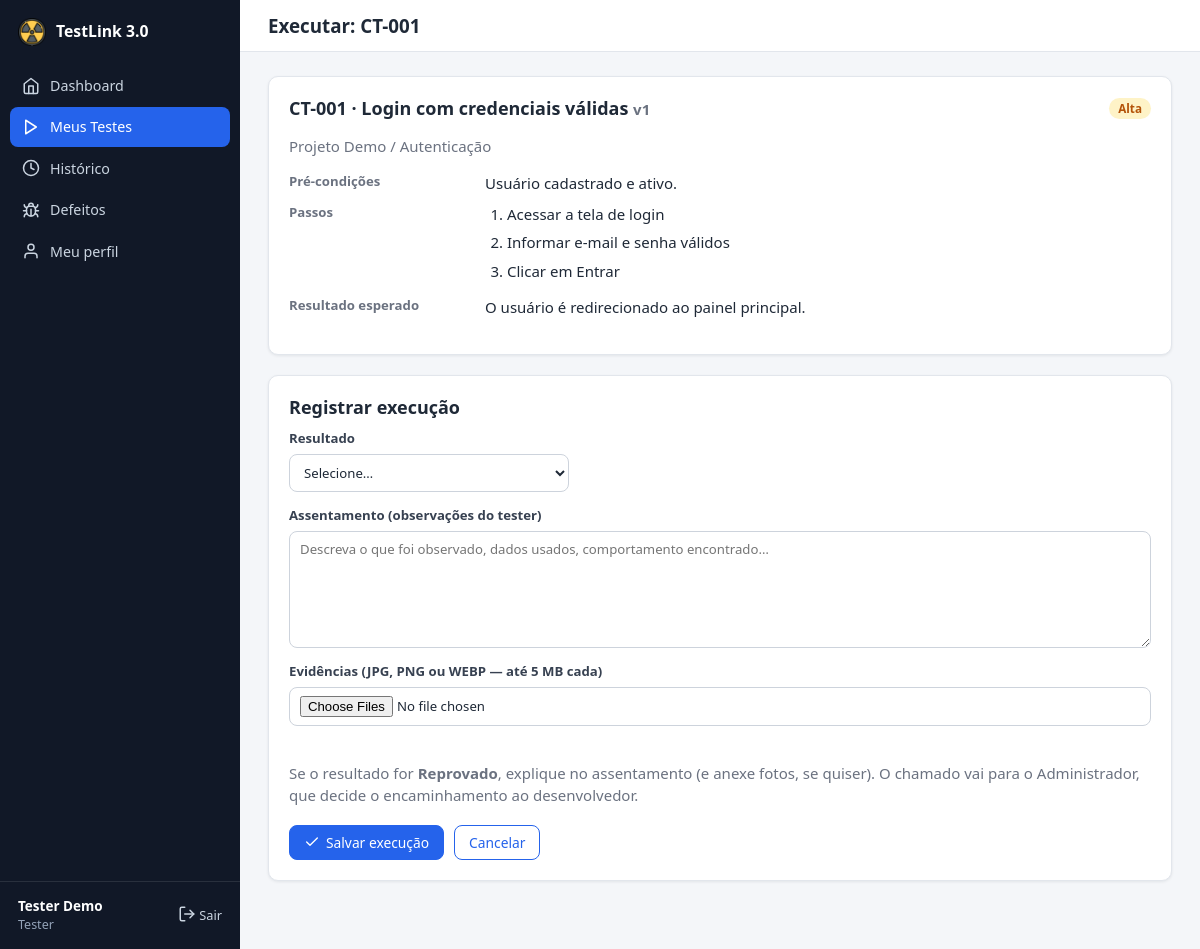
Screenshot of /execute.php?case_id=1 (signed in) with the database file from the repository.
### tables this page shows
CREATE TABLE users (
    id            INT UNSIGNED AUTO_INCREMENT PRIMARY KEY,
    name          VARCHAR(120) NOT NULL,
    email         VARCHAR(160) NOT NULL UNIQUE,
    password_hash VARCHAR(255) NOT NULL,
    role          ENUM('admin','tester','developer','viewer') NOT NULL DEFAULT 'tester',
    active        TINYINT(1) NOT NULL DEFAULT 1,
     
    status        ENUM('approved','pending','rejected') NOT NULL DEFAULT 'approved',
    created_at    DATETIME NOT NULL DEFAULT CURRENT_TIMESTAMP
);

CREATE TABLE test_cases (
    id              INT UNSIGNED AUTO_INCREMENT PRIMARY KEY,
    project_id      INT UNSIGNED NOT NULL,
    suite_id        INT UNSIGNED NOT NULL,
    code            VARCHAR(40) NOT NULL,
    title           VARCHAR(200) NOT NULL,
    preconditions   TEXT NULL,
    steps           TEXT NOT NULL,
    expected_result TEXT NOT NULL,
    priority        ENUM('low','medium','high','critical') NOT NULL DEFAULT 'medium',
    status          ENUM('active','inactive') NOT NULL DEFAULT 'active',
    version         INT UNSIGNED NOT NULL DEFAULT 1,
    created_by      INT UNSIGNED NULL,
    created_at      DATETIME NOT NULL DEFAULT CURRENT_TIMESTAMP,
    updated_at      DATETIME NOT NULL DEFAULT CURRENT_TIMESTAMP ON UPDATE CURRENT_TIMESTAMP,
    UNIQUE KEY uq_case_code (project_id, code),
    FOREIGN KEY (project_id) REFERENCES projects(id) ON DELETE CASCADE,
    FOREIGN KEY (suite_id)   REFERENCES suites(id)   ON DELETE CASCADE,
    FOREIGN KEY (created_by) REFERENCES users(id)    ON DELETE SET NULL
);

CREATE TABLE projects (
    id          INT UNSIGNED AUTO_INCREMENT PRIMARY KEY,
    name        VARCHAR(150) NOT NULL,
    description TEXT NULL,
    status      ENUM('active','archived') NOT NULL DEFAULT 'active',
    created_by  INT UNSIGNED NULL,
    created_at  DATETIME NOT NULL DEFAULT CURRENT_TIMESTAMP,
    FOREIGN KEY (created_by) REFERENCES users(id) ON DELETE SET NULL
);

CREATE TABLE suites (
    id          INT UNSIGNED AUTO_INCREMENT PRIMARY KEY,
    project_id  INT UNSIGNED NOT NULL,
    name        VARCHAR(150) NOT NULL,
    description TEXT NULL,
    created_at  DATETIME NOT NULL DEFAULT CURRENT_TIMESTAMP,
    FOREIGN KEY (project_id) REFERENCES projects(id) ON DELETE CASCADE
);

### includes/db.php (called while the page is built)
<?php
function db(): PDO
{
    static $pdo = null;
    if ($pdo === null) {
        $dsn = 'mysql:host=' . DB_HOST . ';dbname=' . DB_NAME . ';charset=' . DB_CHARSET;
        try {
            $pdo = new PDO($dsn, DB_USER, DB_PASS, [
                PDO::ATTR_ERRMODE            => PDO::ERRMODE_EXCEPTION,
                PDO::ATTR_DEFAULT_FETCH_MODE => PDO::FETCH_ASSOC,
                PDO::ATTR_EMULATE_PREPARES   => false,
            ]);
        } catch (PDOException $e) {
            http_response_code(500);
            exit('<h1>Erro de conexão</h1><p>Não foi possível conectar ao banco de dados. '
                . 'Verifique <code>config/config.php</code> e se o <code>database.sql</code> foi importado.</p>');
        }
    }
    return $pdo;
}
function q(string $sql, array $params = []): PDOStatement
{
    $st = db()->prepare($sql);
    $st->execute($params);
    return $st;
}

### includes/auth.php (called while the page is built, shortened)
<?php
function current_user(): ?array
{
    static $user = false;
    if ($user !== false) {
        return $user;
    }
    $row = q('SELECT id, name, email, role, active FROM users WHERE id = ?', [$_SESSION['uid']])->fetch();
    return $user = $row;
}
function require_login(): array
{
    $u = current_user();
    return $u;
}
function require_role(string ...$roles): array
{
    $u = require_login();
    return $u;
}

### includes/upload.php (called while the page is built, shortened)
<?php
function max_upload_bytes(): int
{
    return max(1, (int)get_setting('max_upload_mb', '5')) * 1024 * 1024;
}

### execute.php (the view, shortened to what this page needs)
<?php
require __DIR__ . '/includes/bootstrap.php';
$user = require_role('tester');
$caseId = get_int('case_id');
$case = q('SELECT tc.*, p.name project, s.name suite FROM test_cases tc
           JOIN projects p ON p.id = tc.project_id JOIN suites s ON s.id = tc.suite_id WHERE tc.id = ?', [$caseId])->fetch();
$retest = null;
$pageTitle = ($retest ? 'Reteste: ' : 'Executar: ') . $case['code'];
$active = 'my_tests.php';
include __DIR__ . '/includes/header.php';
?>
<div class="card">
    <div class="card-head">
        <h2><?= e($case['code']) ?> · <?= e($case['title']) ?> <small class="muted">v<?= (int)$case['version'] ?></small></h2>
        <?= level_badge($case['priority']) ?>
    </div>
    <p class="muted"><?= e($case['project']) ?> / <?= e($case['suite']) ?></p>
    <dl class="detail-grid">
        <dt>Pré-condições</dt><dd class="pre"><?= e($case['preconditions'] ?: '—') ?></dd>
        <dt>Passos</dt>
        <dd><ol class="steps">
            <?php foreach (preg_split('/\R/', trim($case['steps'])) as $step): if (trim($step) === '') continue; ?>
                <li><?= e($step) ?></li>
            <?php endforeach; ?>
        </ol></dd>
        <dt>Resultado esperado</dt><dd class="pre"><?= e($case['expected_result']) ?></dd>
    </dl>
</div>
<form method="post" enctype="multipart/form-data" class="card">
    <h2>Registrar execução</h2>
    <div class="grid">
        <label class="field" style="max-width:280px">Resultado
            <select name="result" required data-result-select>
                <option value="">Selecione…</option>
            </select>
        </label>
        <label class="field">Assentamento (observações do tester)
            <textarea name="notes" rows="5" placeholder="Descreva o que foi observado, dados usados, comportamento encontrado…"><?= e($_POST['notes'] ?? '') ?></textarea>
        </label>
        <label class="field">Evidências (JPG, PNG ou WEBP — até <?= (int)(max_upload_bytes() / 1048576) ?> MB cada)
            <input type="file" name="evidences[]" accept="image/jpeg,image/png,image/webp" multiple data-preview-input>
        </label>
    </div>
    <p class="muted" style="margin-top:14px">Se o resultado for <strong>Reprovado</strong>, explique no assentamento (e anexe fotos, se quiser).
        O chamado vai para o Administrador, que decide o encaminhamento ao desenvolvedor.</p>
    <div class="form-actions">
        <button class="btn" type="submit"><?= icon('check', 16) ?> Salvar execução</button>
        <a class="btn btn-ghost" href="my_tests.php">Cancelar</a>
    </div>
</form>
<?php include __DIR__ . '/includes/footer.php'; ?>

### includes/header.php (shortened to what this page needs)
<?php
$user = current_user();
$pageTitle = $pageTitle ?? '';
$active = $active ?? '';
$clean = !empty($_GET['clean']);
$sys = get_setting('system_name', APP_NAME);
?>
<!DOCTYPE html>
<html lang="pt-BR">
<head>
    <link rel="stylesheet" href="assets/css/style.css?v=<?= (int)@filemtime(__DIR__ . '/../assets/css/style.css') ?>">
</head>
<body class="<?= trim(($clean ? 'clean ' : '') . ($bodyClass ?? '')) ?>">
<?php if ($user): ?>
<div class="layout">
    <aside class="sidebar" id="sidebar">
        <a class="brand" href="dashboard.php">
            <img src="assets/img/favicon.png" alt="" width="28" height="28">
            <span><?= e($sys) ?></span>
        </a>
        <nav>
            <?php foreach (nav_items($user['role']) as [$file, $label, $ico]): ?>
                <a href="<?= e($file) ?>" class="<?= $active === $file ? 'active' : '' ?>">
                    <?= icon($ico) ?> <span><?= e($label) ?></span>
                </a>
            <?php endforeach; ?>
        </nav>
        <div class="sidebar-foot">
            <div class="who">
                <strong><?= e($user['name']) ?></strong>
                <small><?= e(ROLES[$user['role']]) ?></small>
            </div>
            <a href="logout.php" class="logout" title="Sair"><?= icon('logout') ?> Sair</a>
        </div>
    </aside>
    <div class="main">
        <header class="topbar no-print">
            <h1><?= e($pageTitle) ?></h1>
        </header>
        <main class="content">
<?php else: ?>
<main class="auth-wrap">
<?php endif; ?>

### assets/css/style.css (style rules this page uses)
:root { --primary: #2563eb; --primary-dark: #1d4ed8; --primary-soft: #eff4ff; --bg: #f4f6f9; --surface: #ffffff; --border: #e2e6ec; --text: #1f2937; --muted: #6b7280; --sidebar-bg: #111827; --sidebar-text: #cbd5e1; --green: #16a34a; --green-bg: #dcfce7; --red: #dc2626; --red-bg: #fee2e2; --amber: #b45309; --amber-bg: #fef3c7; --blue: #1d4ed8; --blue-bg: #dbeafe; --teal: #0f766e; --teal-bg: #ccfbf1; --gray: #4b5563; --gray-bg: #e5e7eb; --radius: 10px; --shadow: 0 1px 3px rgba(16, 24, 40, .08); --sidebar-w: 240px; }
* { box-sizing: border-box; }
html { font-size: 15px; }
body { margin: 0; background: var(--bg); color: var(--text); font-family: system-ui, -apple-system, "Segoe UI", Roboto, Arial, sans-serif; line-height: 1.5; }
a { color: var(--primary); text-decoration: none; }
h1, h2, h3 { line-height: 1.25; margin: 0 0 .6em; }
h2 { font-size: 1.2rem; }
.muted { color: var(--muted); }
.layout { display: flex; min-height: 100vh; }
.sidebar { width: var(--sidebar-w); background: var(--sidebar-bg); color: var(--sidebar-text); display: flex; flex-direction: column; position: fixed; inset: 0 auto 0 0; z-index: 30; }
.brand { display: flex; align-items: center; gap: 10px; padding: 18px 18px 14px; color: #fff; font-weight: 700; font-size: 1.05rem; }
.sidebar nav { flex: 1; overflow-y: auto; padding: 6px 10px; }
.sidebar nav a { display: flex; align-items: center; gap: 10px; padding: 9px 12px; margin-bottom: 2px; color: var(--sidebar-text); border-radius: 8px; font-size: .95rem; }
.sidebar nav a.active { background: var(--primary); color: #fff; }
.sidebar-foot { padding: 14px 18px; border-top: 1px solid rgba(255,255,255,.1); display: flex; justify-content: space-between; align-items: center; gap: 8px; }
.sidebar-foot .who { display: flex; flex-direction: column; min-width: 0; }
.sidebar-foot strong { color: #fff; font-size: .9rem; white-space: nowrap; overflow: hidden; text-overflow: ellipsis; }
.sidebar-foot small { color: #94a3b8; }
.logout { color: var(--sidebar-text); font-size: .85rem; white-space: nowrap; }
.main { flex: 1; margin-left: var(--sidebar-w); min-width: 0; }
.topbar { display: flex; align-items: center; gap: 12px; padding: 14px 28px; background: var(--surface); border-bottom: 1px solid var(--border); position: sticky; top: 0; z-index: 10; }
.topbar h1 { margin: 0; font-size: 1.25rem; }
.content { padding: 24px 28px 48px; max-width: 1280px; }
.card { background: var(--surface); border: 1px solid var(--border); border-radius: var(--radius); box-shadow: var(--shadow); padding: 20px; margin-bottom: 20px; }
.card-head { display: flex; justify-content: space-between; align-items: center; gap: 12px; flex-wrap: wrap; margin-bottom: 14px; }
.card-head h2 { margin: 0; }
.btn { display: inline-flex; align-items: center; gap: 6px; padding: 8px 14px; border-radius: 8px; border: 1px solid var(--primary); background: var(--primary); color: #fff; font: inherit; font-size: .92rem; cursor: pointer; text-decoration: none; line-height: 1.3; }
.btn-ghost { background: transparent; color: var(--primary); }
.field { display: flex; flex-direction: column; gap: 5px; font-size: .88rem; font-weight: 600; color: #374151; }
.field input, .field select, .field textarea, .filters input, .filters select { font: inherit; font-weight: 400; color: var(--text); padding: 8px 10px; border: 1px solid #cdd3dc; border-radius: 8px; background: #fff; width: 100%; }
.field textarea { resize: vertical; }
.grid { display: grid; gap: 14px; }
.form-actions { display: flex; gap: 10px; margin-top: 18px; flex-wrap: wrap; }
.detail-grid { display: grid; grid-template-columns: 180px 1fr; gap: 8px 16px; }
.detail-grid dt { color: var(--muted); font-weight: 600; font-size: .88rem; }
.detail-grid dd { margin: 0; }
.pre { white-space: pre-wrap; word-wrap: break-word; }
ol.steps { margin: 0; padding-left: 22px; }
ol.steps li { margin-bottom: 6px; }

### rows the page displays
users: name "Tester Demo", role "Tester"
test_cases: code "CT-001", title "Login com credenciais válidas", version "1", project.name "Projeto Demo", suite.name "Autenticação", preconditions "Usuário cadastrado e ativo.", steps "Acessar a tela de login", steps "Informar e-mail e senha válidos", steps "Clicar em Entrar", expected_result "O usuário é redirecionado ao painel principal."

### other values shown
$sys "TestLink 3.0"
$label "Dashboard"
$label "Meus Testes"
$label "Histórico"
$label "Defeitos"
$label "Meu perfil"
$pageTitle "Executar: CT-001"
$text "Alta"
max_upload_bytes() / 1048576 "5"
